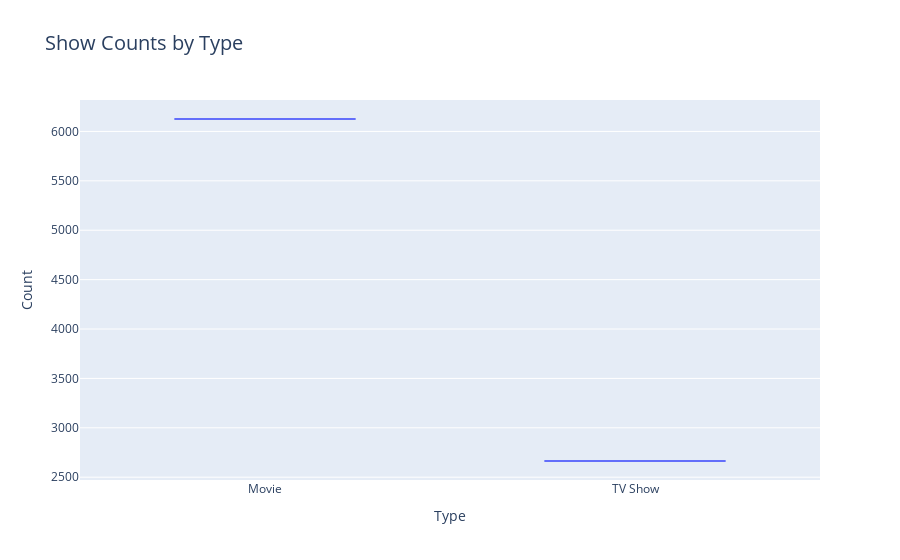

Notebook code cell kept with this figure:
### Code cell
# Create a box plot
box_fig = px.box(types, x=types.index, y='count',
                 labels={'type': 'Type', 'count': 'Count'},
                 title='Show Counts by Type')

# Update layout
box_fig.update_layout(xaxis_title='Type', yaxis_title='Count',
                      title_font_size=20)

# Show the plot
box_fig.show()

### Figure 1 — Plotly figure (JSON) as saved in the notebook; plotly's stock layout.template omitted (floating-point values rounded to 4 significant figures)
{"data": [{"alignmentgroup": "True", "hovertemplate": "Type=%{x}<br>Count=%{y}<extra></extra>", "legendgroup": "", "marker": {"color": "#636efa"}, "name": "", "notched": false, "offsetgroup": "", "orientation": "v", "showlegend": false, "type": "box", "x": ["Movie", "TV Show"], "x0": " ", "xaxis": "x", "y": [6126, 2664], "y0": " ", "yaxis": "y"}], "layout": {"boxmode": "group", "legend": {"tracegroupgap": 0}, "title": {"font": {"size": 20}, "text": "Show Counts by Type"}, "xaxis": {"anchor": "y", "domain": [0, 1], "title": {"text": "Type"}}, "yaxis": {"anchor": "x", "domain": [0, 1], "title": {"text": "Count"}}}}
